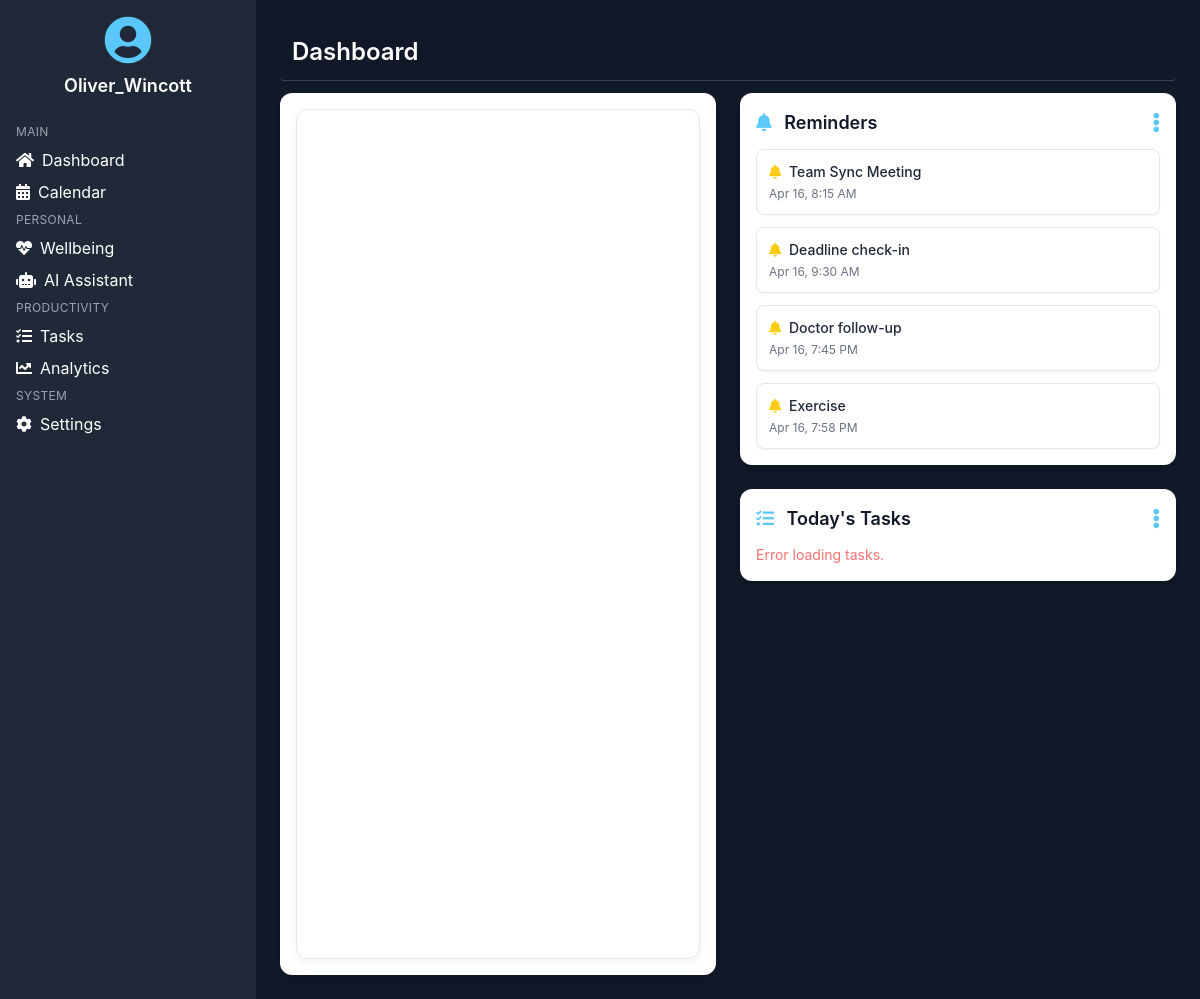
/dashboard/ (signed in), run on the app's committed database.
### calendar_app/models.py (models this page shows, shortened)
class Reminder(models.Model):
    user = models.ForeignKey(User, on_delete=models.CASCADE)  # Add this line
    event = models.ForeignKey(CalendarEvent, on_delete=models.CASCADE)
    reminder_time = models.DateTimeField()

class CalendarEvent(models.Model):
    title = models.CharField(max_length=255)
    description = models.TextField(max_length=255)  # ✅ Add this line if missing
    start_time = models.DateTimeField()
    end_time = models.DateTimeField()
    user = models.ForeignKey(User, on_delete=models.CASCADE)  # ✅ Link to Django User Model

### calendar_app/views.py (the view)
# urls.py: path('dashboard/', views.dashboard, name='dashboard'),
@login_required
def dashboard(request):
    now = timezone_now()
    start_of_day = now.replace(hour=0, minute=0, second=0, microsecond=0)
    end_of_day = now.replace(hour=23, minute=59, second=59)
    if is_naive(start_of_day):
        start_of_day = make_aware(start_of_day)
    if is_naive(end_of_day):
        end_of_day = make_aware(end_of_day)
    reminders = Reminder.objects.filter(
        event__user=request.user,
        reminder_time__range=(start_of_day, end_of_day)
    ).order_by('reminder_time')
    categories = Category.objects.all()
    return render(request, 'dashboard.html', {
        'reminders': reminders,
        'categories': categories  # 👈 Include in context
    })

### calendar_app/templates/dashboard.html (shortened to what this page needs)
{% load static %}
<!DOCTYPE html>
<html lang="en">
<head>
  {% block head %}
  <script src="https://cdn.tailwindcss.com"></script>
  <link rel="stylesheet" href="https://cdnjs.cloudflare.com/ajax/libs/font-awesome/5.15.3/css/all.min.css" />
  <link rel="stylesheet" href="{% static 'css/dashboard.css' %}">
  {% endblock head %}
</head>
<body class="bg-gray-900 text-white font-sans min-h-screen">
  <div class="flex">
    {% include 'includes/sidebar.html' %}
    <main class="flex-1 p-4 md:p-6">
      {% include 'includes/topbar.html' with page_title="Dashboard" %}
      <div class="grid grid-cols-1 lg:grid-cols-2 gap-6">
        <section class="bg-white text-gray-900 p-4 rounded-xl shadow-md">
          {% include 'includes/dailyview.html' with daily_view=True %}
        </section>
        <div class="space-y-6">
          <section class="bg-white text-gray-900 p-4 rounded-xl shadow-md relative">
            <div class="flex justify-between items-center mb-3">
              <h5 class="text-lg font-semibold"><i class="fas fa-bell mr-2 text-primary"></i> Reminders</h5>
              <div class="relative">
                <button class="text-primary text-xl hover:text-blue-600" data-dropdown-btn="reminder">
                  <i class="fas fa-ellipsis-v"></i>
                </button>
              </div>
            </div>
            <div id="reminder-list-wrapper">
              {% include 'includes/reminders.html' with reminders=reminders %}
            </div>
          </section>
          <section class="bg-white text-gray-900 p-4 rounded-xl shadow-md relative">
            <div class="flex justify-between items-center mb-3">
              <h5 class="text-lg font-semibold"><i class="fas fa-tasks mr-2 text-primary"></i> Today's Tasks</h5>
              <div class="relative">
                <button class="text-primary text-xl hover:text-blue-600" data-dropdown-btn="task">
                  <i class="fas fa-ellipsis-v"></i>
                </button>
              </div>
            </div>
            <div id="task-list-wrapper">
              {% include 'includes/daily_tasks.html' %}
            </div>
          </section>
        </div>
      </div>
    </main>
  </div>
</body>
</html>

### calendar_app/templates/includes/sidebar.html
<aside class="w-full md:w-64 h-screen bg-gray-800 text-white p-4 flex flex-col sticky top-0">
  <div class="text-center mb-6">
    <i class="fas fa-user-circle text-5xl mb-2 text-primary"></i>
    <h4 class="text-lg font-semibold">{{ user.get_full_name|default:user.username }}</h4>
  </div>
  <nav class="flex-grow">
    <ul class="space-y-2">
      <li class="text-xs uppercase tracking-wide text-gray-400">Main</li>
      <li><a href="{% url 'dashboard' %}" class="flex items-center gap-2 text-white hover:text-primary"><i class="fas fa-home"></i> Dashboard</a></li>
      <li><a href="{% url 'calendar' %}" class="flex items-center gap-2 text-white hover:text-primary"><i class="fas fa-calendar-alt"></i> Calendar</a></li>
      <li class="mt-6 text-xs uppercase tracking-wide text-gray-400">Personal</li>
      <li><a href="{% url 'wellbeing' %}" class="flex items-center gap-2 text-white hover:text-primary"><i class="fas fa-heartbeat"></i> Wellbeing</a></li>
      <li><a href="{% url 'ai_assistant' %}" class="flex items-center gap-2 text-white hover:text-primary"><i class="fas fa-robot"></i> AI Assistant</a></li>
      <li class="mt-6 text-xs uppercase tracking-wide text-gray-400">Productivity</li>
      <li><a href="{% url 'tasks' %}" class="flex items-center gap-2 text-white hover:text-primary"><i class="fas fa-tasks"></i> Tasks</a></li>
      <li><a href="{% url 'analytics' %}" class="flex items-center gap-2 text-white hover:text-primary"><i class="fas fa-chart-line"></i> Analytics</a></li>
      <li class="mt-6 text-xs uppercase tracking-wide text-gray-400">System</li>
      <li><a href="#" class="flex items-center gap-2 text-white hover:text-primary"><i class="fas fa-cog"></i> Settings</a></li>
    </ul>
  </nav>
</aside>

### calendar_app/templates/includes/reminders.html (shortened to what this page needs)
<ul class="space-y-3" id="reminder-list">
  {% if reminders and reminders|length > 0 %}
    {% for reminder in reminders %}
      <li
        class="bg-white border border-gray-200 rounded-lg p-3 shadow-sm flex justify-between items-center transition hover:shadow-md"
        data-reminder-id="{{ reminder.id }}"
      >
        <div>
          <p class="text-sm font-medium text-gray-800 mb-1">
            <i class="fas fa-bell text-yellow-400 mr-1"></i>
            {{ reminder.event.title }}
          </p>
          <p class="text-xs text-gray-500">{{ reminder.reminder_time|date:"M j, g:i A" }}</p>
        </div>
      </li>
    {% endfor %}
  {% else %}
    <li class="text-sm text-gray-400 flex items-center gap-2">
      <i class="fas fa-info-circle text-gray-300"></i>
      No reminders for today.
    </li>
  {% endif %}
</ul>

### static/css/dashboard.css (style rules this page uses)
body { background-color: #1f2937; color: #d1d1d6; font-family: -apple-system, BlinkMacSystemFont, "SF Pro Text", Helvetica, Arial, sans-serif; margin: 0; padding: 0; }

### data on the page
Reminder: event "Team Sync Meeting", reminder_time "Apr 16, 8:15 AM"
Reminder: event "Deadline check-in", reminder_time "Apr 16, 9:30 AM"
Reminder: event "Doctor follow-up", reminder_time "Apr 16, 7:45 PM"
Reminder: event "Exercise", reminder_time "Apr 16, 7:58 PM"

### other printed values
{{ user.get_full_name|default:user.username }} "Oliver_Wincott"
{{ page_title }} "Dashboard"
